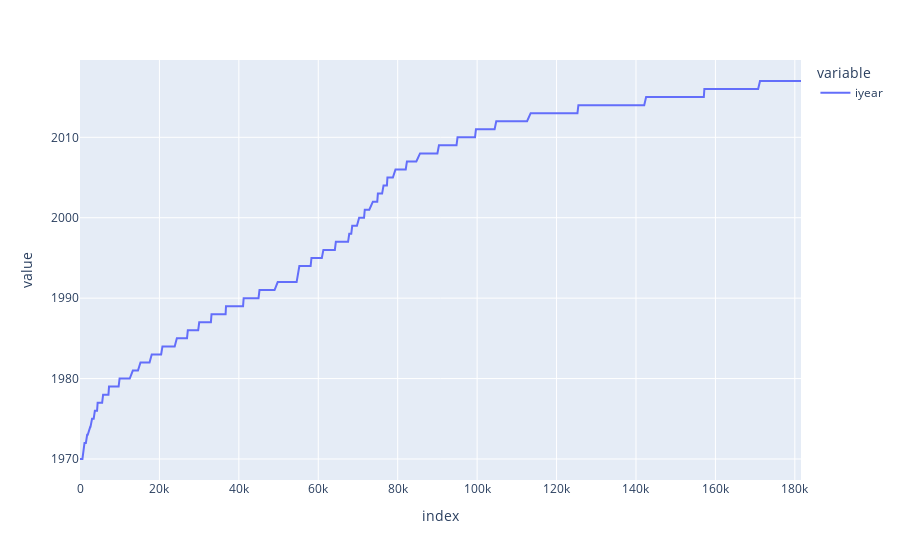

Write notebook code for a chart like this one.
### Code cell
psdf['iyear'].plot.line()

### Figure 1 — Plotly figure (JSON) as saved in the notebook; plotly's stock layout.template omitted (floating-point values rounded to 4 significant figures; data arrays with more than 128 entries replaced by an {"elided": "..."} marker saying what was removed)
{"data": [{"hovertemplate": "variable=iyear<br>index=%{x}<br>value=%{y}<extra></extra>", "legendgroup": "iyear", "line": {"color": "#636efa", "dash": "solid"}, "marker": {"symbol": "circle"}, "mode": "lines", "name": "iyear", "orientation": "v", "showlegend": true, "type": "scatter", "x": {"elided": "996 int values"}, "xaxis": "x", "y": {"elided": "996 int values"}, "yaxis": "y"}], "layout": {"legend": {"title": {"text": "variable"}, "tracegroupgap": 0}, "margin": {"t": 60}, "xaxis": {"anchor": "y", "domain": [0, 1], "title": {"text": "index"}}, "yaxis": {"anchor": "x", "domain": [0, 1], "title": {"text": "value"}}}}
